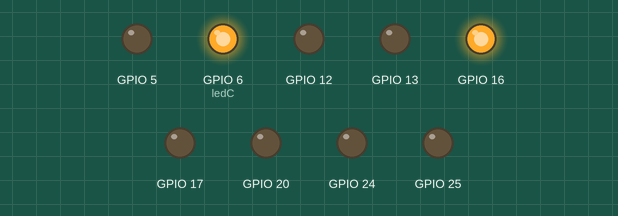
This program was run on a simulated Raspberry Pi (BCM pin numbers). Shown: output pins drawn as LEDs (lit = HIGH).

Above: at 0.5 s.
At 2.5 s:
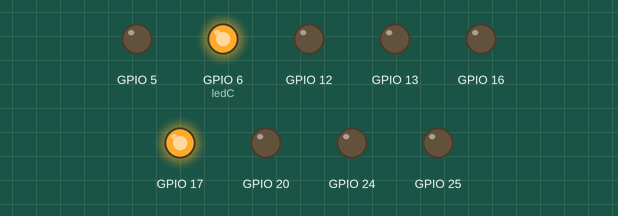
At 3.5 s:
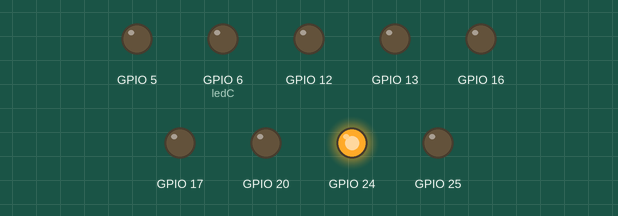
At 4.5 s:
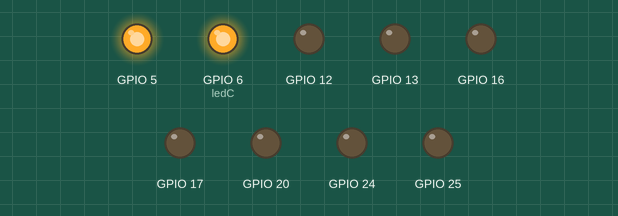
At 6.5 s:
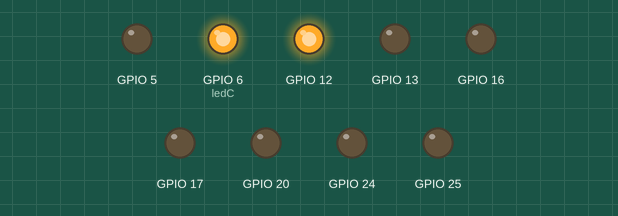
At 9.5 s:
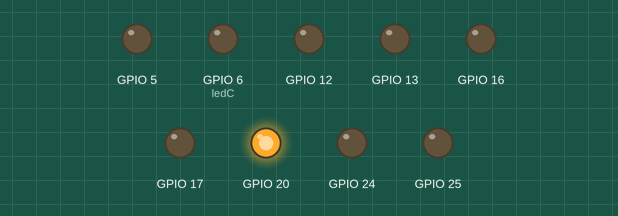
Timing chart, 0 to 10.4 s (numbered marks = the images above):
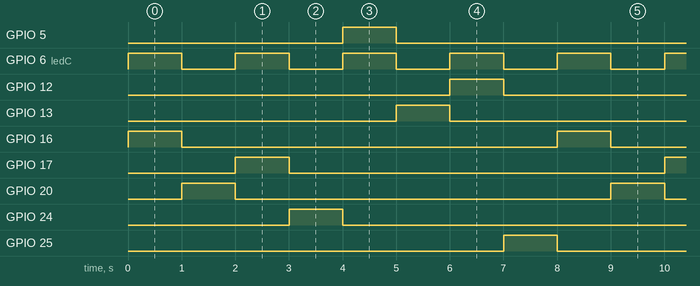

The program:

ledMatrix.py
```python
from gpiozero import LED
from time import sleep

led = {}
led[2] = LED(17)
led[3] = LED(24)
led[4] = LED(5)
led[5] = LED(13)
led[6] = LED(12)
led[7] = LED(25)
led[0] = LED(16)
led[1] = LED(20)
ledC = LED(6)

while True:
	for i in range(0, 8):
		if i%2 == 0: ledC.on()
		else: ledC.off()
		led[i].on()
		sleep(1)
		led[i].off()
```

Measured:
- by itself, GPIO 5, GPIO 12, GPIO 13, GPIO 16, GPIO 17, GPIO 20, GPIO 24, GPIO 25: alternates HIGH for 1.0 s and LOW for 7.0 s
- by itself, GPIO 6 (ledC): alternates HIGH for 1.0 s and LOW for 1.0 s
- by itself, everything shown: repeats every 8.0 s, in 8 steps
